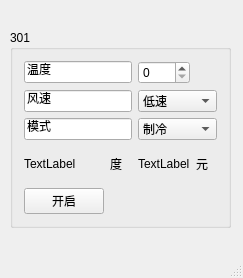
<?xml version="1.0" encoding="UTF-8"?>
<ui version="4.0">
 <class>MainWindow</class>
 <widget class="QMainWindow" name="MainWindow">
  <property name="geometry">
   <rect>
    <x>0</x>
    <y>0</y>
    <width>243</width>
    <height>278</height>
   </rect>
  </property>
  <property name="windowTitle">
   <string>MainWindow</string>
  </property>
  <widget class="QWidget" name="centralWidget">
   <widget class="QGroupBox" name="groupBox">
    <property name="geometry">
     <rect>
      <x>10</x>
      <y>30</y>
      <width>221</width>
      <height>198</height>
     </rect>
    </property>
    <property name="title">
     <string>301</string>
    </property>
    <layout class="QGridLayout" name="gridLayout">
     <item row="0" column="0" colspan="2">
      <widget class="QLineEdit" name="lineEditTemperature">
       <property name="text">
        <string>温度</string>
       </property>
      </widget>
     </item>
     <item row="0" column="2">
      <widget class="QSpinBox" name="spinBoxTemperature"/>
     </item>
     <item row="1" column="0" colspan="2">
      <widget class="QLineEdit" name="lineEditBlowSpeed">
       <property name="text">
        <string>风速</string>
       </property>
      </widget>
     </item>
     <item row="1" column="2" colspan="2">
      <widget class="QComboBox" name="comboBoxBlowSpeed">
       <item>
        <property name="text">
         <string>低速</string>
        </property>
       </item>
       <item>
        <property name="text">
         <string>中速</string>
        </property>
       </item>
       <item>
        <property name="text">
         <string>高速</string>
        </property>
       </item>
      </widget>
     </item>
     <item row="2" column="0" colspan="2">
      <widget class="QLineEdit" name="lineEditModel">
       <property name="text">
        <string>模式</string>
       </property>
      </widget>
     </item>
     <item row="2" column="2" colspan="2">
      <widget class="QComboBox" name="comboBoxModel">
       <item>
        <property name="text">
         <string>制冷</string>
        </property>
       </item>
       <item>
        <property name="text">
         <string>制热</string>
        </property>
       </item>
      </widget>
     </item>
     <item row="3" column="0">
      <widget class="QLabel" name="labelDegree">
       <property name="text">
        <string>TextLabel</string>
       </property>
      </widget>
     </item>
     <item row="3" column="1">
      <widget class="QLabel" name="labelUnit2">
       <property name="text">
        <string>度</string>
       </property>
      </widget>
     </item>
     <item row="3" column="2">
      <widget class="QLabel" name="labelCost">
       <property name="text">
        <string>TextLabel</string>
       </property>
      </widget>
     </item>
     <item row="3" column="3">
      <widget class="QLabel" name="labelUnit">
       <property name="text">
        <string>元</string>
       </property>
      </widget>
     </item>
     <item row="4" column="0">
      <widget class="QPushButton" name="pushButtonStart">
       <property name="text">
        <string>开启</string>
       </property>
      </widget>
     </item>
     <item row="4" column="2" colspan="2">
      <layout class="QHBoxLayout" name="horizontalLayout"/>
     </item>
    </layout>
   </widget>
   <widget class="QLabel" name="labelTimeDate">
    <property name="geometry">
     <rect>
      <x>10</x>
      <y>10</y>
      <width>291</width>
      <height>16</height>
     </rect>
    </property>
    <property name="text">
     <string/>
    </property>
   </widget>
  </widget>
  <widget class="QMenuBar" name="menuBar">
   <property name="geometry">
    <rect>
     <x>0</x>
     <y>0</y>
     <width>243</width>
     <height>22</height>
    </rect>
   </property>
  </widget>
  <widget class="QStatusBar" name="statusBar"/>
 </widget>
 <layoutdefault spacing="6" margin="11"/>
 <resources/>
 <connections/>
</ui>
